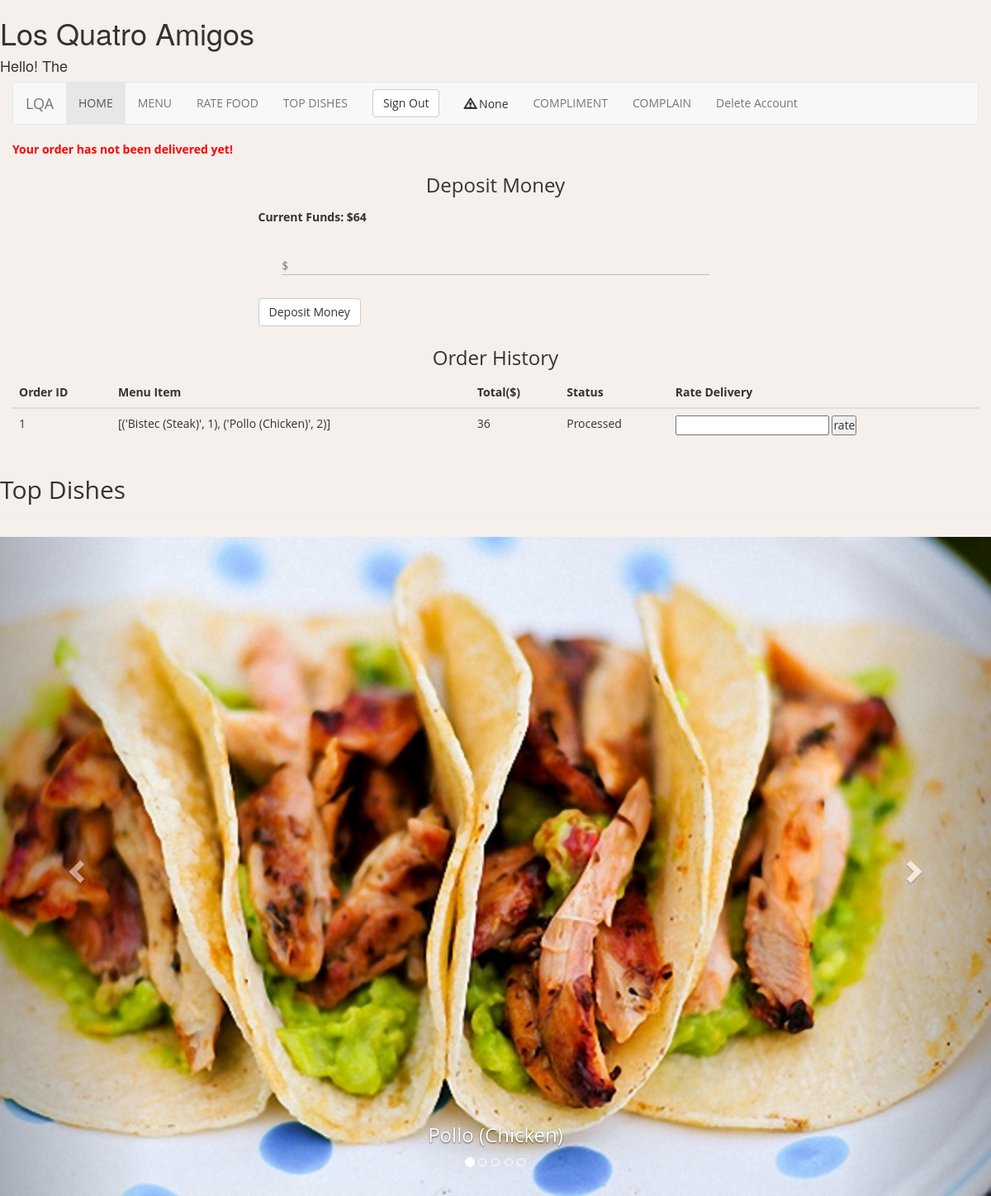
/delivery_rating/1 (signed in), run on the app's committed database.
### tables this page shows
CREATE TABLE deliveryinfo (
    order_id INT PRIMARY KEY,
    emp_id VARCHAR(5),
    user_id VARCHAR(9) not null,
    status char(1) not null,
    cust_warning char(1) not null,
    delivery_rating char(1),
    FOREIGN KEY (emp_id) REFERENCES employees(emp_id),
    FOREIGN KEY (user_id) REFERENCES users(user_id)
    );

CREATE TABLE users (
    user_id VARCHAR(9) not null,
    f_name varchar(20) not null,
    l_name varchar(40) not null,
    password VARCHAR(20) NOT NULL,
    address varchar(40) not null,
    city varchar(20) not null,
    state nchar(2) not null,
    postal nchar(5) not null,
    apt varchar(5),
    longitude decimal(9,6),
    latitude decimal (9,6),
    phone nchar(10) not null,
    memb_since DATE not null,
    acc_funds decimal(7,2) not null,
    registered nchar(1) not null,
    warnings int,
    VIP nchar(1) not null,
    order_count nchar(5) not null,
    cash_spent nchar(5) not null,
    PRIMARY KEY (user_id)
    );

CREATE TABLE orders (
    order_id INTEGER PRIMARY KEY,
    user_id VARCHAR(9) not null,
    menu_item text not null,
    total_price decimal(5,2) not null,
    FOREIGN KEY (user_id) REFERENCES users(user_id)
    );

CREATE TABLE menus (
    chef_id VARCHAR(5) not null,
    item_pic text,
    menu_id VARCHAR(5) not null,
    item_name text not null,
    price decimal(5,2) not null,
    rating varchar(1),
    rating_quantity varchar(5),
    item_description text not null,
    order_count varchar(5) not null,
    FOREIGN KEY (chef_id) REFERENCES chefs(chef_id)
    );

### app/models/views.py (the view)
@app.route('/delivery_rating/<order_id>',methods=["GET","POST"])
def delivery_rating(order_id):
    print(order_id)
    order_id = order_id[0]#for some reason order_id returns a number followed by a " e.g 1"
    db = db_connect()
    status = db.select_order_status(order_id)
    print(status[0])
    if int(status[0]) == 0:
        flash("Your order has not been delivered yet!")
    else:
        rating = request.form["delivery_rating"]
        db.update_delivery_rating(order_id,rating)
        flash("Thank you for rating!")
    return view_user_page()

### app/models/models.py (called while the page is built)
    def select_user_info(self,user_id):
        result = self.cur.execute("SELECT * FROM users WHERE user_id = '%s'" %user_id).fetchall()
        return result

    def select_top5_rated(self):
        result = self.cur.execute("SELECT item_name, item_pic, rating FROM menus ORDER BY order_count DESC LIMIT 5 ").fetchall()
        return result

    def select_menu_pic(self,item_name):
        result = self.cur.execute("SELECT item_pic FROM menus WHERE item_name = '{}'".format(item_name)).fetchone()
        result = self.cur.execute("SELECT item_pic FROM menus WHERE item_name = '{}'".format(item_name)).fetchone()
        return result

    def select_user_orders(self,user_id):
        result = self.cur.execute("SELECT * FROM orders WHERE user_id='{}'".format(user_id)).fetchall()
        return result

    def select_join_orders_status(self,user_id):
        result = self.cur.execute("SELECT orders.*, deliveryinfo.status FROM orders INNER JOIN "
                                  "deliveryinfo ON orders.order_id = deliveryinfo.order_id WHERE deliveryinfo.user_id ='{}'".format(user_id)).fetchall()
        return result

    def select_order_status(self,order_id):
        result = self.cur.execute("SELECT status FROM deliveryinfo WHERE order_id = '{}'".format(order_id)).fetchone()
        return result

    def select_warnings(self,user_id):
        result = self.cur.execute("SELECT warnings FROM users WHERE user_id = '{}'".format(user_id)).fetchone()
        return result

### app/models/views.py (called while the page is built)
def required_roles(*roles):
    def wrapper(f):
        @wraps(f)
        def wrapped(*args, **kwargs):
            if get_current_user_role() not in roles:
                flash('Authentication error, please check your details and try again', 'error')
                return redirect(url_for('index'))
            return f(*args, **kwargs)
        return wrapped
    return wrapper

def get_current_user_role():
    return session.get('role')

def strip_orders(s):
    item_name = s.lstrip('[')
    item_name = item_name.rstrip(']')
    item_name = item_name.replace('\'', '')
    a = item_name.split(', ')
    num_items = int(len(a)/2)
    b = [[] * x for x in range(num_items)]
    for i in range(len(a)):
        if i % 2 == 0:
            b[int(i/2)].append(a[i].lstrip('('))
        else:
            b[int((i-1) / 2)].append(a[i].rstrip(')'))
    return b

### app/templates/loginUSER.html (shortened to what this page needs)
<!DOCTYPE html>
<html lang="en">
      <head>
        <link href="{{ url_for('static', filename='bootstrap/css/bootstrap.css') }}" rel="stylesheet">
        <link href="{{ url_for('static', filename='style.css') }}" rel="stylesheet">
        <link rel="stylesheet" href="https://maxcdn.bootstrapcdn.com/bootstrap/3.3.7/css/bootstrap.min.css">
      </head>
      <body>
            <h1> Los Quatro Amigos</h1> <h4>Hello! {{ session['user'] }}</h4>
            <div class="container-fluid">
                <div class="row">
                    <div class="col-md-12">
                        <nav class="navbar navbar-default" role="navigation">
                            <div class="navbar-header">
                                 <a class="navbar-brand" href="#">LQA</a>
                            </div>
                            <div class="collapse navbar-collapse" id="bs-example-navbar-collapse-1">
                                <ul class="nav navbar-nav">
                                    <li class="active">
                                        <a href="{{ url_for('index') }}">HOME</a>
                                    </li>
                                    <li>
                                        <a href="{{ url_for('showMenu') }}">MENU</a>
                                    </li>
                                    <li>
                                        <a href="{{ url_for('show_ratings')}}">RATE FOOD</a>
                                    </li>
                                    <li>
                                        <a href="#top_dishes">TOP DISHES</a>
                                    </li>
                                    <li>
                                        <form class="navbar-form navbar-left" role="search" action={{ url_for('logout') }}>
                                            <button type="submit" class="btn btn-default">
                                                Sign Out
                                            </button>
                                    </li>
                                </ul>
                                <form class="navbar-form navbar-left" role="search">
                                    <div class="form-group">
                                        <div class="Warnings">
                                        <span class="glyphicon glyphicon-warning-sign"></span> {{ warnings[0] }}
                                        </div>
                                    </div>
                                </form>
                                <ul class="nav navbar-nav">
                                    <li>
                                        <a href="{{url_for('show_compliment_form')}}">COMPLIMENT</a>
                                    </li>
                                    <li>
                                        <a href="{{url_for('show_complaint_form')}}">COMPLAIN</a>
                                    </li>
                                    <li>
                                        <a href="{{('delete_account')}}">Delete Account</a>
                                    </li>
                                </ul>
                            </div>
                        </nav>
                    </div>
                </div>
                    <div class="row">
                        <div class="col-md-12">
                        <div><font color="red">
                 {% with messages = get_flashed_messages() %}
             {% if messages %}
                 {% for message in messages %}
                     <b>{{ message }} </b>
                 {% endfor %}
             {% endif %}
         {% endwith %}
                        </font></div>
                            <h3 class="text-center">
                                Deposit Money
                            </h3>
                        <table class="table-condensed" width="50%">
                                <thead>
                                    <tr>
                                        <th>
                                            Current Funds: ${{ user_info[13] }}
                                        </th>
                                    </tr>
                                    <tr>
                                        <td>
                                            <form action="{{ url_for('deposit_money') }}" method="POST">
                                                <input type="number" class="input_form_sign d_block active_inp" placeholder="$" name="money" autocomplete="off">
                                            <button type="submit" class="btn btn-default">
                                                  Deposit Money
                                              </button>
                                            </form>
                                        </td>
                                    </tr>
                                </thead>
                        </table>
                            <h3 class="text-center">
                                Order History
                            </h3>
                            <table class="table">
                                <thead>
                                    <tr>
                                        <th>
                                            Order ID
                                        </th>
                                        <th>
                                            Menu Item
                                        </th>
                                        <th>
                                            Total($)
                                        </th>
                                        <th>
                                            Status
                                        </th>
                                        <th>
                                            Rate Delivery
                                        </th>
                                    </tr>
                                </thead>
                                <tbody>
                                {% for order in orders  %}
                                    <tr>
                                        <td>
                                            {{ order[0] }}
                                        </td>
                                        <td>
                                            {{ order[2] }}
                                        </td>
                                        <td>
                                            {{ order[3] }}
                                        </td>
                                        <td>
                                            {% if order[4] == "0" %}
                                            Processed
                                            {% else %}
                                            Delivered
                                            {% endif %}
                                        </td>
                                        <td>
                                            <form method = "post" action= {{url_for('delivery_rating', order_id = order[0])}}>
                                                <input type="text" name="delivery_rating" min="0" max ="5">
                                                <input type="submit" value="rate">
                                            </form>
                                        </td>
                                    </tr>
                                {% endfor %}
                                </tbody>
                            </table>
                        </div>
                    </div>
                    <div class="row">
                        <div class="col-md-12">
                        </div>
                    </div>
            </div>
            <header id="top_dishes">
                        <h2>Top Dishes</h2>
                        <hr class="small">
                 <div id="myCarousel" class="carousel slide" data-ride="carousel">
                        <ol class="carousel-indicators">
                            <li data-target="#myCarousel" data-slide-to="0" class="active"></li>
                            <li data-target="#myCarousel" data-slide-to="1"></li>
                            <li data-target="#myCarousel" data-slide-to="2"></li>
                            <li data-target="#myCarousel" data-slide-to="3"></li>
                            <li data-target="#myCarousel" data-slide-to="4"></li>
                        </ol>
                        <div class="carousel-inner" >
                            <div class="item active">
                                <img src="{{ url_for('static', filename='img/foodimages/{}'.format(top_five[0][1])) }} " alt="Pic 1" style="width: 100%">
                                <div class="carousel-caption">
                                    <h3>{{ top_five[0][0] }}</h3>
                                </div>
                            </div>
                        </div>
                        <a class="left carousel-control" href="#myCarousel" data-slide="prev">
                            <span class="glyphicon glyphicon-chevron-left"></span>
                        </a>
                        <a class="right carousel-control" href="#myCarousel" data-slide="next">
                            <span class="glyphicon glyphicon-chevron-right"></span>
                        </a>
                 </div>
            </header>
    </body>
</html>

### app/static/style.css (style rules this page uses)
* { margin: 0px auto; padding: 0px; font-family: 'Open Sans', sans-serif; }
.input_form_sign { position: relative; float: left; width: 90%; border: none; border-bottom: 1px solid #B0BEC5 ; background-color: transparent; font-size: 14px; outline: none; transition: all 0.5s; height: 0px; margin: 0px; padding: 0px; opacity: 0; display: none; }
.active_inp { margin: 5% 5% ; padding: 10px 0px; opacity: 1; height: 5px; }
.d_block { display: block; }

### app/templates/loginUSER.html (style rules this page uses)
body { background-color: #F5F0EC; }
.Warnings { padding-top: 8px; }

### data on the page
deliveryinfo: emp "None"
users: acc_funds "64"
orders: order_id "1", menu_item "[('Bistec (Steak)', 1), ('Pollo (Chicken)', 2)]", total_price "36"
menus: item_pic (picture), item_name "Pollo (Chicken)"

### other printed values
{{ session['user'] }} "The"
{{ message }} "Your order has not been delivered yet!"
